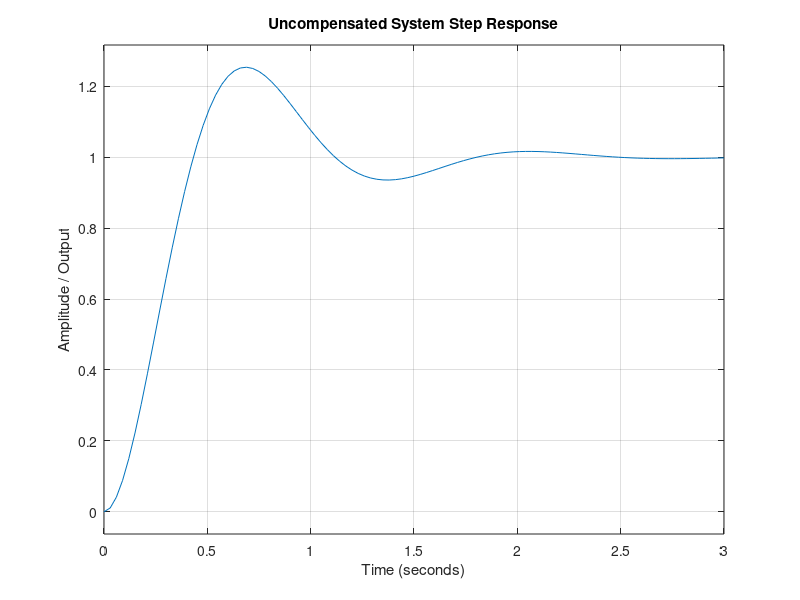
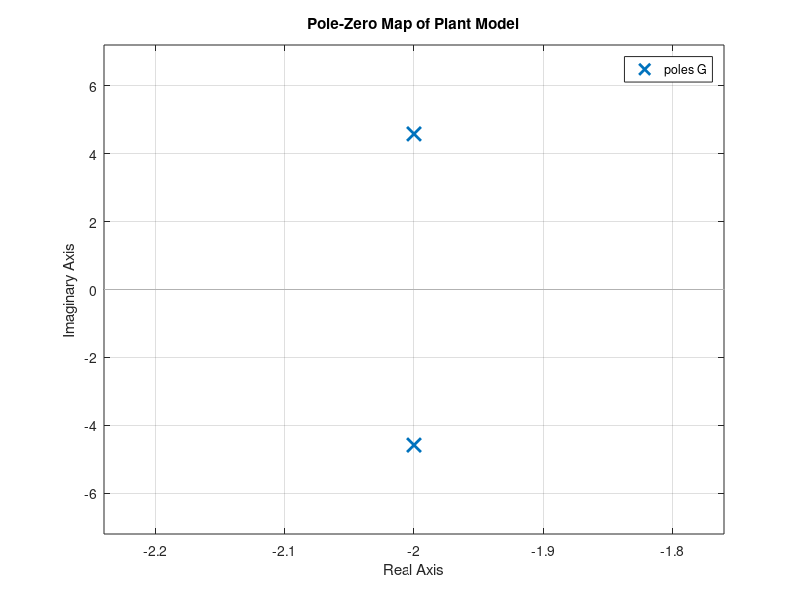
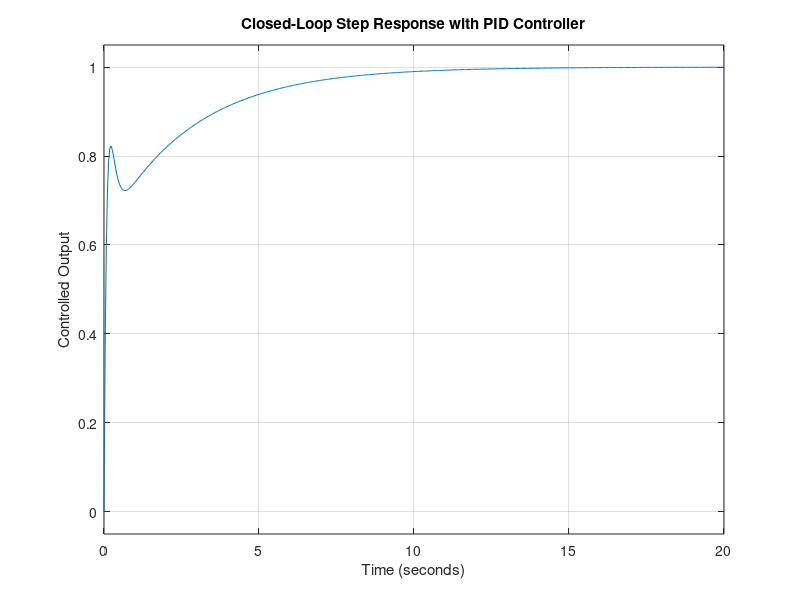

Write MATLAB code to recreate these figures, in order.
% =========================================================================
% MATLAB Script: Transfer Function Response & Control System Analysis
% Author: Mahmud Hossain Khan
% Description: Evaluates open-loop and closed-loop step responses, pole-zero 
%              maps, and system stability margins for mechanical control loops.
% =========================================================================

clear; clc; close all;

% --- 1. Define Plant Transfer Function ---
% Example second-order mechanical system: G(s) = 25 / (s^2 + 4s + 25)
num = [25];
den = [1, 4, 25];
G = tf(num, den);

disp('--- Plant Transfer Function G(s) ---');
display(G);

% --- 2. Step Response Analysis ---
figure('Name', 'System Step Response', 'Color', 'w');
step(G);
grid on;
title('Uncompensated System Step Response');
xlabel('Time (seconds)');
ylabel('Amplitude / Output');

% --- 3. Pole-Zero Map Evaluation ---
figure('Name', 'Pole-Zero Map', 'Color', 'w');
pzmap(G);
grid on;
title('Pole-Zero Map of Plant Model');

% --- 4. Closed-Loop Controller Integration (PID Tuning) ---
% Implementing a basic PID controller C(s) = Kp + Ki/s + Kd*s
C = pid(2.0, 1.0, 0.5);
T = feedback(C*G, 1);

figure('Name', 'Closed-Loop PID Step Response', 'Color', 'w');
step(T);
grid on;
title('Closed-Loop Step Response with PID Controller');
xlabel('Time (seconds)');
ylabel('Controlled Output');
